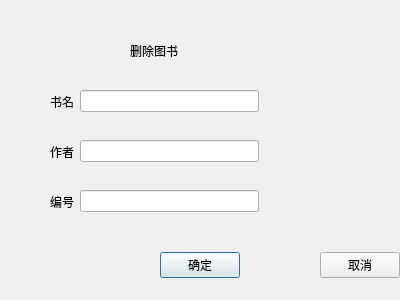
<?xml version="1.0" encoding="UTF-8"?>
<ui version="4.0">
 <class>delBook</class>
 <widget class="QDialog" name="delBook">
  <property name="geometry">
   <rect>
    <x>0</x>
    <y>0</y>
    <width>400</width>
    <height>300</height>
   </rect>
  </property>
  <property name="windowTitle">
   <string>Dialog</string>
  </property>
  <widget class="QLabel" name="label">
   <property name="geometry">
    <rect>
     <x>130</x>
     <y>30</y>
     <width>141</width>
     <height>41</height>
    </rect>
   </property>
   <property name="styleSheet">
    <string notr="true">font: 16pt &quot;Agency FB&quot;;</string>
   </property>
   <property name="text">
    <string>删除图书</string>
   </property>
  </widget>
  <widget class="QWidget" name="">
   <property name="geometry">
    <rect>
     <x>50</x>
     <y>90</y>
     <width>209</width>
     <height>23</height>
    </rect>
   </property>
   <layout class="QHBoxLayout" name="horizontalLayout">
    <item>
     <widget class="QLabel" name="label_2">
      <property name="text">
       <string>书名</string>
      </property>
     </widget>
    </item>
    <item>
     <widget class="QLineEdit" name="le_name"/>
    </item>
   </layout>
  </widget>
  <widget class="QWidget" name="">
   <property name="geometry">
    <rect>
     <x>50</x>
     <y>140</y>
     <width>209</width>
     <height>23</height>
    </rect>
   </property>
   <layout class="QHBoxLayout" name="horizontalLayout_2">
    <item>
     <widget class="QLabel" name="label_3">
      <property name="text">
       <string>作者</string>
      </property>
     </widget>
    </item>
    <item>
     <widget class="QLineEdit" name="le_writer"/>
    </item>
   </layout>
  </widget>
  <widget class="QWidget" name="">
   <property name="geometry">
    <rect>
     <x>50</x>
     <y>190</y>
     <width>209</width>
     <height>23</height>
    </rect>
   </property>
   <layout class="QHBoxLayout" name="horizontalLayout_3">
    <item>
     <widget class="QLabel" name="label_4">
      <property name="text">
       <string>编号</string>
      </property>
     </widget>
    </item>
    <item>
     <widget class="QLineEdit" name="le_id"/>
    </item>
   </layout>
  </widget>
  <widget class="QWidget" name="">
   <property name="geometry">
    <rect>
     <x>160</x>
     <y>250</y>
     <width>240</width>
     <height>30</height>
    </rect>
   </property>
   <layout class="QHBoxLayout" name="horizontalLayout_4">
    <item>
     <widget class="QPushButton" name="ok_but">
      <property name="text">
       <string>确定</string>
      </property>
     </widget>
    </item>
    <item>
     <spacer name="horizontalSpacer">
      <property name="orientation">
       <enum>Qt::Horizontal</enum>
      </property>
      <property name="sizeHint" stdset="0">
       <size>
        <width>40</width>
        <height>20</height>
       </size>
      </property>
     </spacer>
    </item>
    <item>
     <widget class="QPushButton" name="no_but">
      <property name="text">
       <string>取消</string>
      </property>
     </widget>
    </item>
   </layout>
  </widget>
 </widget>
 <resources/>
 <connections/>
</ui>
